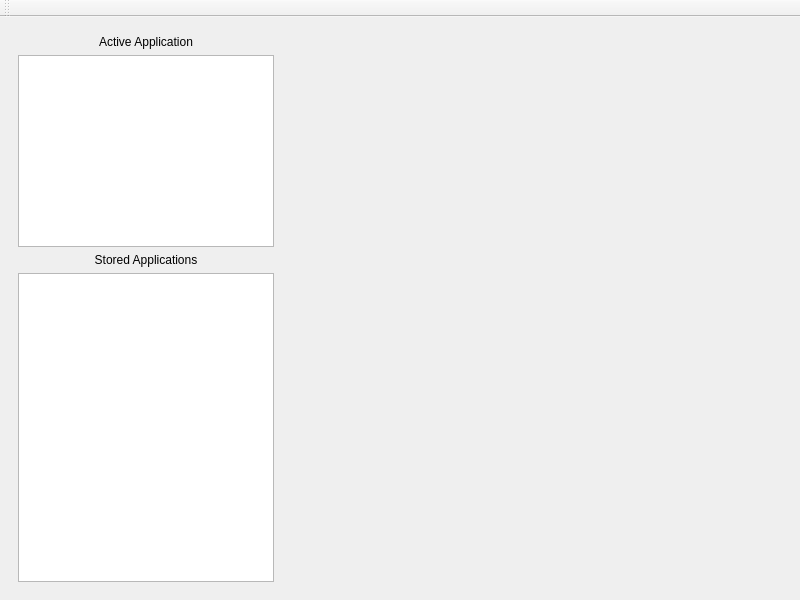
<?xml version="1.0" encoding="UTF-8"?>
<ui version="4.0">
 <class>MainWindow</class>
 <widget class="QMainWindow" name="MainWindow">
  <property name="geometry">
   <rect>
    <x>0</x>
    <y>0</y>
    <width>800</width>
    <height>600</height>
   </rect>
  </property>
  <property name="windowTitle">
   <string>MainWindow</string>
  </property>
  <widget class="QWidget" name="centralwidget">
   <property name="sizePolicy">
    <sizepolicy hsizetype="Expanding" vsizetype="Expanding">
     <horstretch>0</horstretch>
     <verstretch>0</verstretch>
    </sizepolicy>
   </property>
   <property name="autoFillBackground">
    <bool>true</bool>
   </property>
   <layout class="QVBoxLayout" name="verticalLayout_4">
    <item>
     <widget class="QStackedWidget" name="stackedWidget">
      <property name="currentIndex">
       <number>1</number>
      </property>
      <widget class="QWidget" name="TitlePage">
       <layout class="QVBoxLayout" name="verticalLayout_2">
        <item>
         <spacer name="verticalSpacer">
          <property name="orientation">
           <enum>Qt::Vertical</enum>
          </property>
          <property name="sizeHint" stdset="0">
           <size>
            <width>20</width>
            <height>40</height>
           </size>
          </property>
         </spacer>
        </item>
        <item>
         <widget class="QLabel" name="label_Titlescreen">
          <property name="sizePolicy">
           <sizepolicy hsizetype="Minimum" vsizetype="Minimum">
            <horstretch>0</horstretch>
            <verstretch>0</verstretch>
           </sizepolicy>
          </property>
          <property name="maximumSize">
           <size>
            <width>16777215</width>
            <height>450</height>
           </size>
          </property>
          <property name="text">
           <string/>
          </property>
          <property name="textFormat">
           <enum>Qt::RichText</enum>
          </property>
          <property name="pixmap">
           <pixmap>images/heatmouse_title_big.png</pixmap>
          </property>
          <property name="alignment">
           <set>Qt::AlignCenter</set>
          </property>
         </widget>
        </item>
        <item>
         <spacer name="verticalSpacer_2">
          <property name="orientation">
           <enum>Qt::Vertical</enum>
          </property>
          <property name="sizeHint" stdset="0">
           <size>
            <width>20</width>
            <height>40</height>
           </size>
          </property>
         </spacer>
        </item>
        <item>
         <layout class="QHBoxLayout" name="horizontalLayout">
          <property name="topMargin">
           <number>0</number>
          </property>
          <item>
           <widget class="QPushButton" name="button_Start">
            <property name="sizePolicy">
             <sizepolicy hsizetype="Preferred" vsizetype="Fixed">
              <horstretch>0</horstretch>
              <verstretch>0</verstretch>
             </sizepolicy>
            </property>
            <property name="minimumSize">
             <size>
              <width>0</width>
              <height>50</height>
             </size>
            </property>
            <property name="maximumSize">
             <size>
              <width>300</width>
              <height>16777215</height>
             </size>
            </property>
            <property name="text">
             <string>Start</string>
            </property>
            <property name="flat">
             <bool>true</bool>
            </property>
           </widget>
          </item>
         </layout>
        </item>
        <item>
         <spacer name="verticalSpacer_3">
          <property name="orientation">
           <enum>Qt::Vertical</enum>
          </property>
          <property name="sizeHint" stdset="0">
           <size>
            <width>20</width>
            <height>40</height>
           </size>
          </property>
         </spacer>
        </item>
       </layout>
      </widget>
      <widget class="QWidget" name="PlotPage">
       <layout class="QHBoxLayout" name="horizontalLayout_2">
        <item>
         <layout class="QVBoxLayout" name="verticalLayout">
          <property name="rightMargin">
           <number>0</number>
          </property>
          <item>
           <widget class="QLabel" name="label_2">
            <property name="sizePolicy">
             <sizepolicy hsizetype="Preferred" vsizetype="Minimum">
              <horstretch>0</horstretch>
              <verstretch>0</verstretch>
             </sizepolicy>
            </property>
            <property name="text">
             <string>Active Application</string>
            </property>
            <property name="alignment">
             <set>Qt::AlignCenter</set>
            </property>
           </widget>
          </item>
          <item>
           <widget class="QListWidget" name="listWidget_ActiveApp">
            <property name="sizePolicy">
             <sizepolicy hsizetype="Minimum" vsizetype="Preferred">
              <horstretch>0</horstretch>
              <verstretch>0</verstretch>
             </sizepolicy>
            </property>
            <property name="styleSheet">
             <string notr="true"/>
            </property>
            <property name="sizeAdjustPolicy">
             <enum>QAbstractScrollArea::AdjustIgnored</enum>
            </property>
            <property name="spacing">
             <number>0</number>
            </property>
           </widget>
          </item>
          <item>
           <widget class="QLabel" name="label">
            <property name="sizePolicy">
             <sizepolicy hsizetype="Preferred" vsizetype="Minimum">
              <horstretch>0</horstretch>
              <verstretch>0</verstretch>
             </sizepolicy>
            </property>
            <property name="text">
             <string>Stored Applications</string>
            </property>
            <property name="alignment">
             <set>Qt::AlignCenter</set>
            </property>
           </widget>
          </item>
          <item>
           <widget class="QListWidget" name="listWidget_Apps">
            <property name="sizePolicy">
             <sizepolicy hsizetype="Minimum" vsizetype="MinimumExpanding">
              <horstretch>0</horstretch>
              <verstretch>0</verstretch>
             </sizepolicy>
            </property>
            <property name="flow">
             <enum>QListView::TopToBottom</enum>
            </property>
            <property name="isWrapping" stdset="0">
             <bool>false</bool>
            </property>
            <property name="layoutMode">
             <enum>QListView::SinglePass</enum>
            </property>
            <property name="spacing">
             <number>0</number>
            </property>
            <property name="gridSize">
             <size>
              <width>10</width>
              <height>50</height>
             </size>
            </property>
            <property name="viewMode">
             <enum>QListView::ListMode</enum>
            </property>
            <property name="uniformItemSizes">
             <bool>false</bool>
            </property>
           </widget>
          </item>
         </layout>
        </item>
        <item>
         <layout class="QVBoxLayout" name="verticalLayout_3">
          <property name="spacing">
           <number>0</number>
          </property>
          <property name="bottomMargin">
           <number>0</number>
          </property>
          <item>
           <widget class="QLabel" name="label_Title">
            <property name="text">
             <string/>
            </property>
            <property name="textFormat">
             <enum>Qt::RichText</enum>
            </property>
            <property name="alignment">
             <set>Qt::AlignCenter</set>
            </property>
           </widget>
          </item>
          <item>
           <widget class="QWidget" name="widget_Canvas" native="true">
            <property name="sizePolicy">
             <sizepolicy hsizetype="Expanding" vsizetype="Expanding">
              <horstretch>0</horstretch>
              <verstretch>0</verstretch>
             </sizepolicy>
            </property>
            <property name="autoFillBackground">
             <bool>false</bool>
            </property>
            <layout class="QHBoxLayout" name="horizontalLayout_3"/>
           </widget>
          </item>
         </layout>
        </item>
       </layout>
      </widget>
     </widget>
    </item>
   </layout>
  </widget>
  <widget class="QToolBar" name="toolBar">
   <property name="windowTitle">
    <string>toolBar</string>
   </property>
   <property name="iconSize">
    <size>
     <width>48</width>
     <height>48</height>
    </size>
   </property>
   <property name="toolButtonStyle">
    <enum>Qt::ToolButtonTextUnderIcon</enum>
   </property>
   <attribute name="toolBarArea">
    <enum>TopToolBarArea</enum>
   </attribute>
   <attribute name="toolBarBreak">
    <bool>false</bool>
   </attribute>
  </widget>
 </widget>
 <resources/>
 <connections/>
</ui>
